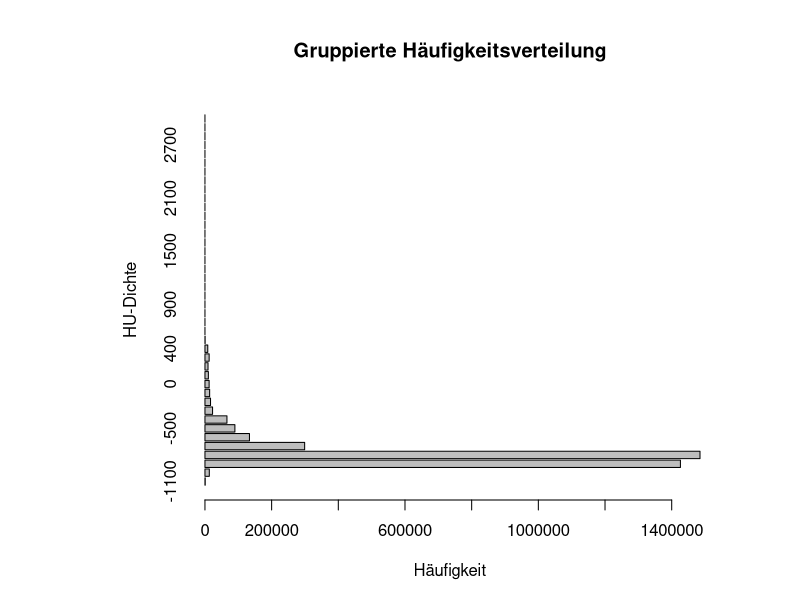
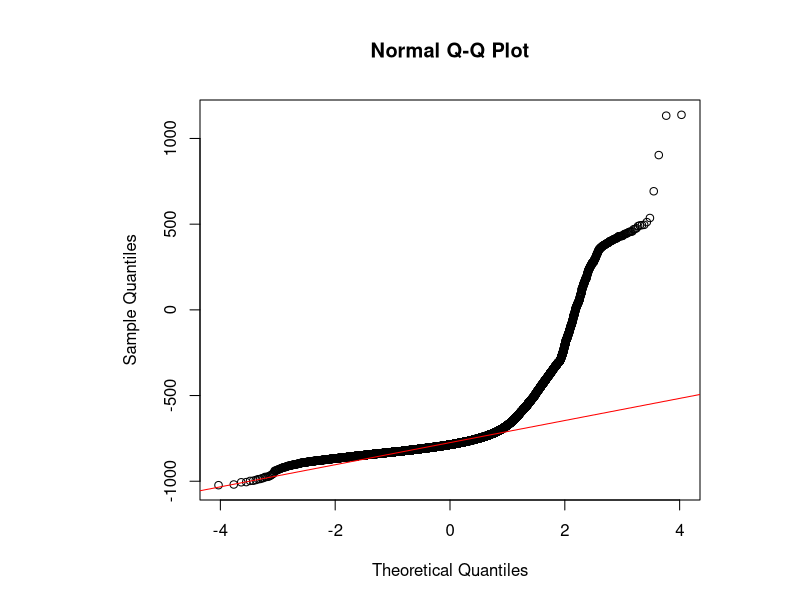
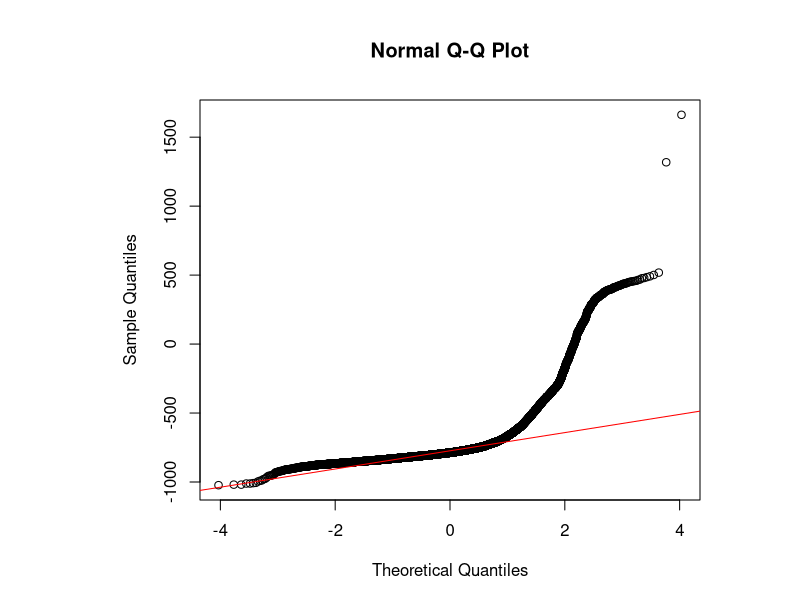

These figures' R source, in order:
# Adamczyk Florian 8105234

# Aufgabe 7

# a)
# Lesen Sie die Daten in Lungenlappendichte.csv mithilfe von read.csv2 in einen Data Frame ein und kontrollieren Sie dessen Struktur und Inhalt!

df <- read.csv2("Lungenlappendichte.csv")
str(df)
str(df$HUDichte)
max(df$HUDichte)

head(df)
tail(df)

# b)
# Leiten Sie eine neue Spalte Gesamt ab, die f¨ur jeden HU-Wert seine ¨uber die f¨unf Lungenlappen hinweg kumulierte Gesamth¨aufigkeit enth¨alt!

df$Gesamt <- rowSums(df[, -1])
head(df)
# sieht gut aus, ich habe es geschafft, dass die erste Zeile weggelassen wurde.

# c)
# Die Aufl¨osung der HU-Skala soll vergr¨obert werden, damit die H¨aufigkeitsverteilung der in Spalte Gesamt stehenden Daten ¨uberhaupt einigermaßen ¨ubersichtlich wird. Leiten Sie zu diesem Zweck mithilfe der Funktion cut zun¨achst einen Faktorvektor aus der Spalte HUDichte ab, wobei Sie ihren Wertebereich von -1100 bis 3100 in Intervalle der Breite 100 einteilen! Sorgen Sie daf¨ur, dass der Faktorvektor den ad¨aquaten Modus einer ordinalskalierten Variablen hat! 

df$HUDichteFaktor <- factor(cut(df$HUDichte, breaks = seq(-1100, 3100, 100), labels = seq(-1100, 3000, 100), include.lowest = TRUE), ordered = TRUE)
str(df$HUDichteFaktor)
head(df$HUDichteFaktor)
head(df)

# Nutzen Sie dann jenen Faktorvektor, um die Elemente der Spalte Gesamt entsprechend gruppiert zu summieren! (Tipp: tapply in Verbindung mit sum.)

Gesamt_summiert <- tapply(df$Gesamt, df$HUDichteFaktor, sum)
head(Gesamt_summiert)

# d)
# Fertigen Sie schließlich f¨ur die ”gruppierte“ H¨aufigkeitsverteilung von eben ein S¨aulendiagramm mit horizontalen S¨aulen an (also ein Balkendiagramm)! Sorgen Sie mit den Argumenten las und mar der Funktion par daf¨ur, dass die Beschriftung beider Achsen horizontal ist und dass insbesondere f¨ur die Beschriftung der vertikalen Achse gen¨ugend Platz ist! Charakterisieren Sie kurz die dargestellte Verteilung! 

# Setze die Ränder der Grafik, um genügend Platz für die horizontale Beschriftung der y-Achse zu schaffen
par(mar = c(5, 10, 5, 5), las = 0)

# Erstelle das Balkendiagramm mit horizontalen Achsenbeschriftungen
barplot(Gesamt_summiert, horiz = TRUE, main = "Gruppierte Häufigkeitsverteilung", xlab = "Häufigkeit", ylab = "HU-Dichte")

# Die Verteilung ist eine Binomialverteilung, die sich circa ganz grob um den Wert -800 herum konzentriert. Die Verteilung ist asymmetrisch. 

# e)
# Rekonstruieren Sie aus den vorliegenden H¨aufigkeiten in Gesamt und den dazugeh¨origen Werten in HUDichte die urspr¨unglichen Rohdaten! (Es sollte ein Vektor mit mehr als 3,6 Mio. Elementen sein.) 

# Erstelle einen leeren Vektor für die rekonstruierten Rohdaten
rekonstruierte_Rohdaten <- c()

# Iterieren Sie über die Werte in df$Gesamt und df$HUDichte
for (i in 1:nrow(df)) {
  # Fügen Sie den Wert in df$HUDichte so oft in den Vektor ein, wie der Wert in df$Gesamt angibt
  rekonstruierte_Rohdaten <- c(rekonstruierte_Rohdaten, rep(df$HUDichte[i], df$Gesamt[i]))
}
# das ist zwar nicht so effizient aber es fuinktioniert.
# das dauert ein bisschen, weil es so viele Elemente sind.
# auf meinem PC dauert es circa 40s.

# Überprüfen Sie die Länge des resultierenden Vektors
length(rekonstruierte_Rohdaten)
# es sind wirklich 3621028 Daten!, hat also geklappt.

# f)
# Einen Normal-QQ-Plot f¨ur eine derart große Stichprobe wie die in Teil e rekonstruierte anzufertigen, ist aufgrund der Rechenzeit sinnlos. Alternativ kann man eine (oder mehrere) hinreichend große, zuf¨allige Teilstichprobe(n) aus der Stichprobe ziehen und f¨ur diese die Zul¨assigkeit der Normalverteilungsannahme pr¨ufen. Ziehen Sie mithilfe der Funktion sample (siehe ihre Hilfeseite!) reproduzierbar (!) etwa 0,5 % der Stichprobe von Teil e als zuf¨allige Teilstichprobe und beurteilen Sie daf¨ur, ob die Normalverteilungsannahme haltbar ist!

# Setze den Seed für die Reproduzierbarkeit
set.seed(123)

# Ziehe eine zufällige Teilstichprobe von 0,5% der Stichprobe
teilstichprobe <- sample(rekonstruierte_Rohdaten, length(rekonstruierte_Rohdaten) * 0.005)

# Überprüfen Sie die Länge der Teilstichprobe
length(teilstichprobe)
head(teilstichprobe)

# Erstellen Sie einen QQ-Plot für die Teilstichprobe
qqnorm(teilstichprobe)
qqline(teilstichprobe, col = "red")

# Die Normalverteilungsannahme ist für die Teilstichprobe nicht so wirklich haltbar. Bei den niedligen Quantilen liegen die Punkte noch sehr nahe exakt an der Linie, aber bei den höheren Quantilen liegen die Punkte nicht mehr so nah an der Linie und sind auch nicht mehr symmetrisch verteilt, sondern weichen stark nach oben von der Linie ab.


# just for fun: bzw. ich bin neugierig: nochmal eine Stichprobe nehmen:
# Setze den Seed für die Reproduzierbarkeit
set.seed(4242)

# Ziehe eine zufällige Teilstichprobe von 0,5% der Stichprobe
teilstichprobe <- sample(rekonstruierte_Rohdaten, length(rekonstruierte_Rohdaten) * 0.005)

# Überprüfen Sie die Länge der Teilstichprobe
length(teilstichprobe)
head(teilstichprobe)

# Erstellen Sie einen QQ-Plot für die Teilstichprobe
qqnorm(teilstichprobe)
qqline(teilstichprobe, col = "red")

# hmm sieht sehr ähnlich aus, ich nehme an die stichprobe ist so groß, dass es immer so aussieht.

# ich hoffe die Klausur war so in Ordnung. Ich habe mir Mühe gegeben :)
# ich hoffe auch die Kommentare sind so in Ordnung, ich habe versucht so viel wie möglich zu kommentieren.

# viel Erfolg bei der Korrektur und dann noch einen schönen Sommer! :)